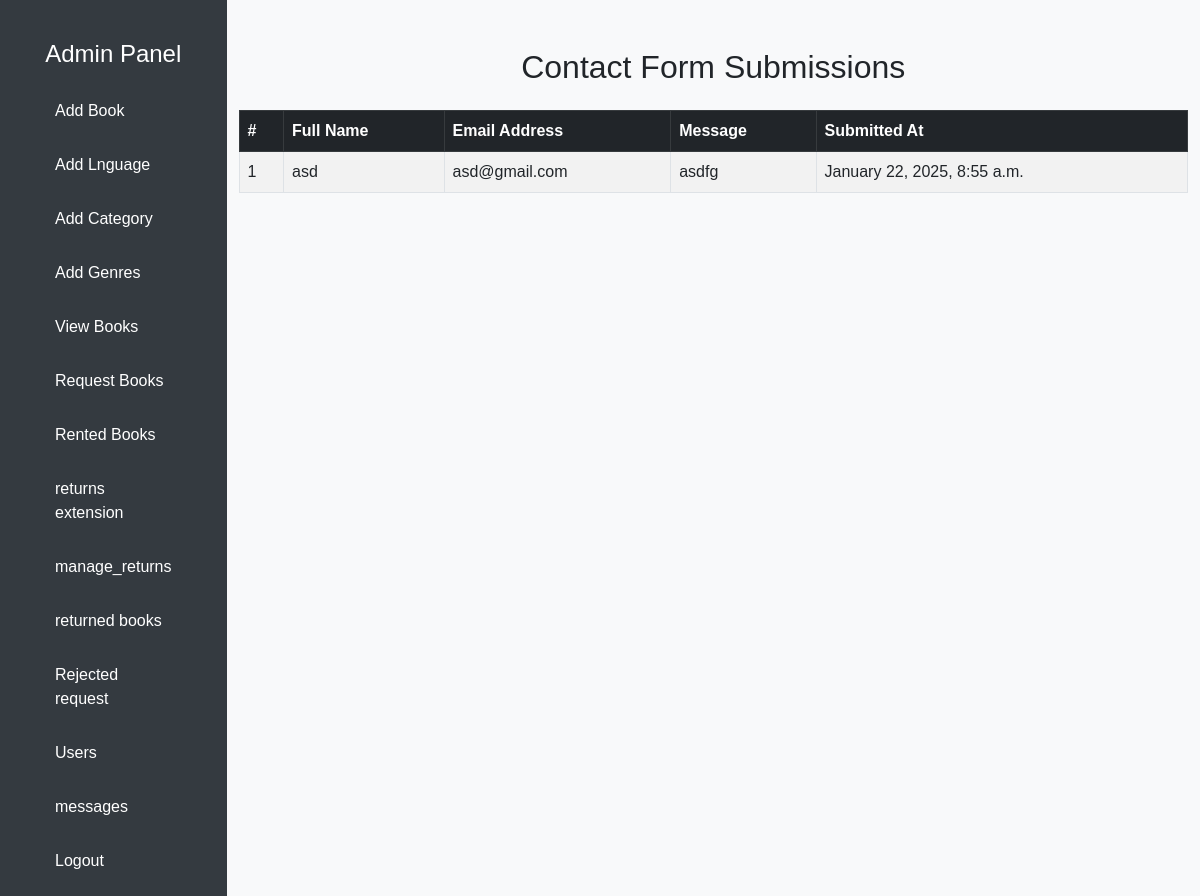
/display_contacts/, run on the app's committed database.
### bookapp/models.py (models this page shows)
class Contact(models.Model):
    name = models.CharField(max_length=255)
    email = models.EmailField()
    message = models.TextField()
    created_at = models.DateTimeField(auto_now_add=True)

### bookapp/views.py (the view)
# urls.py: path("display_contacts/", views.display_contacts, name="display_contacts"),
def display_contacts(request):
    contacts = Contact.objects.all().order_by('-created_at')  # Orders by latest submissions
    return render(request, "admin/display_contacts.html", {"contacts": contacts})

### templates/admin/display_contacts.html (shortened to what this page needs)
<!DOCTYPE html>
<html lang="en">
<head>
    <link rel="stylesheet" href="https://cdn.jsdelivr.net/npm/bootstrap@5.3.0/dist/css/bootstrap.min.css">
</head>
<body>
  <div class="d-flex">
    <div class="sidebar">
        <div class="sidebar">
            <h3>Admin Panel</h3>
            <a href="add_books"> Add Book</a>
            <a href="location"> Add Lnguage</a>
            <a href="category"> Add Category</a>
            <a href="genres"> Add Genres</a>
            <a href="view_books"> View Books</a>
            <a href="manage_requests"> Request Books</a>
            <a href="rented"> Rented Books</a>
            <a href="manage-extension-requests">returns extension</a>
            <a href="manage_returns">manage_returns</a>
            <a href="books_returns">returned books</a>
            <a href="reject"> Rejected request</a>
            <a href="view_user"> Users</a>
            <a href="display_contacts"> messages</a>
            <a href="logout"> Logout</a>
        </div>
    </div>
    <div class="container mt-5">
        <h2 class="text-center">Contact Form Submissions</h2>
        <table class="table table-striped table-bordered mt-4">
            <thead class="table-dark">
                <tr>
                    <th>#</th>
                    <th>Full Name</th>
                    <th>Email Address</th>
                    <th>Message</th>
                    <th>Submitted At</th>
                </tr>
            </thead>
            <tbody>
                {% for contact in contacts %}
                <tr>
                    <td>{{ forloop.counter }}</td>
                    <td>{{ contact.name }}</td>
                    <td>{{ contact.email }}</td>
                    <td>{{ contact.message }}</td>
                    <td>{{ contact.created_at|date:"F j, Y, g:i a" }}</td>
                </tr>
                {% empty %}
                <tr>
                    <td colspan="5" class="text-center">No submissions found.</td>
                </tr>
                {% endfor %}
            </tbody>
        </table>
    </div>
</div>
</body>
</html>

### templates/admin/display_contacts.html (style rules this page uses)
body { background-color: #f8f9fa; font-family: Arial, sans-serif; }
.sidebar { min-height: 100vh; background-color: #343a40; color: white; padding: 20px; }
.sidebar h3 { text-align: center; margin-bottom: 20px; font-size: 1.5rem; }
.sidebar a { color: white; text-decoration: none; display: block; padding: 10px 15px; border-radius: 5px; margin-bottom: 10px; transition: background-color 0.3s ease; }

### data on the page
Contact: name "asd", email "asd@gmail.com", message "asdfg", created_at "January 22, 2025, 8:55 a.m."
